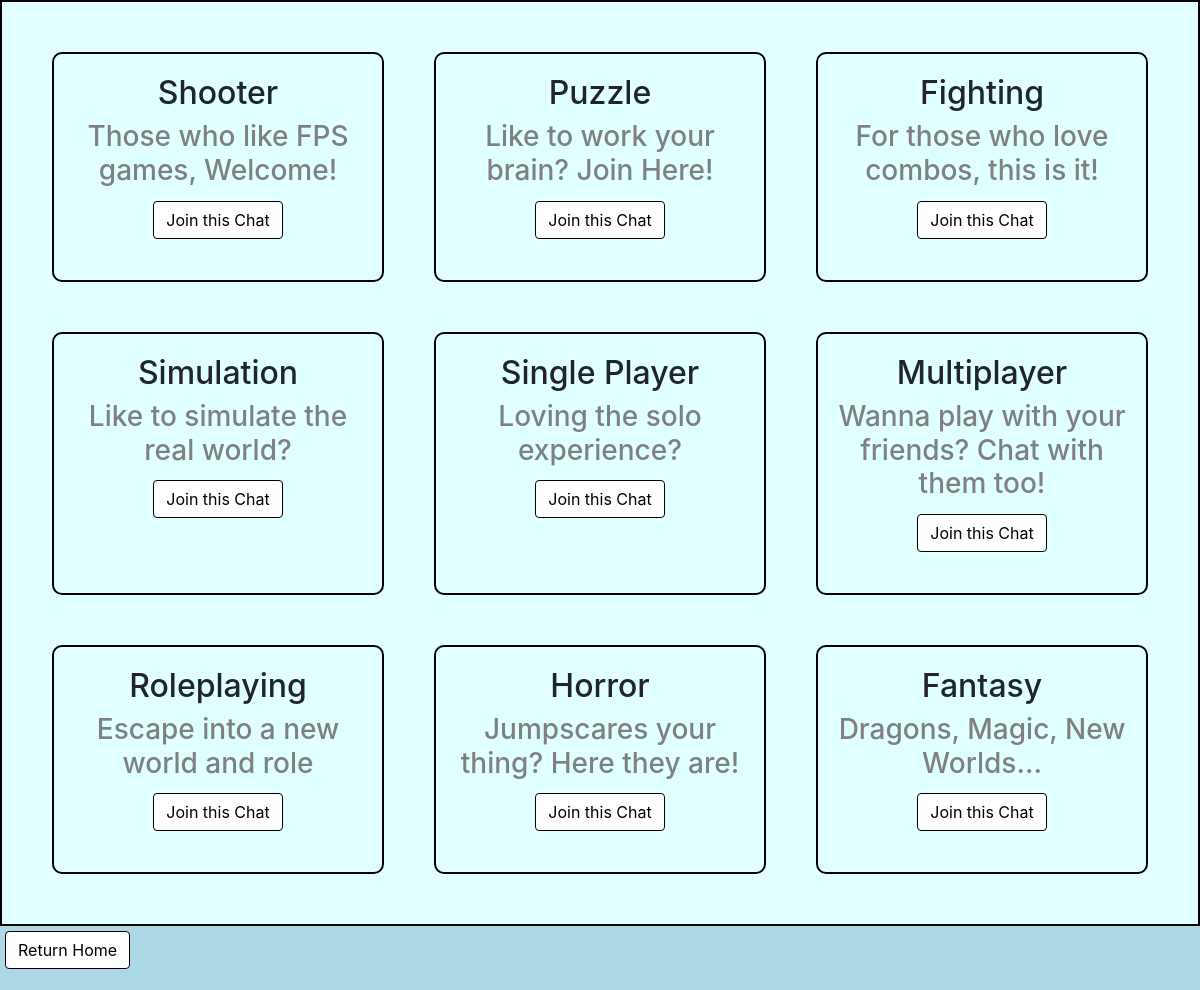
/view_group (signed in), run on the app's committed database.
### app/models.py (models this page shows)
class Groups(db.Model):
    __tablename__ = "Groups"
    id = db.Column(db.Integer, primary_key=True)
    group_name = db.Column(db.String(20))
    desc = db.Column(db.String(50))
    users = db.relationship(
        "UserInfo", secondary=user_group, back_populates="group"
    )
    messages = db.relationship('Messages', backref='groups', lazy='dynamic')

### app/views.py (the view)
@app.route('/view_group', methods=['GET', 'POST'])
def view_group():
    curr_user = session.get('username')
    groups = models.Groups.query.all()
    user = models.UserInfo.query.filter_by(username=curr_user).first()
    for i in user.group:
        temp_g = models.Groups.query.filter_by(id=i.id).first()
        groups.remove(temp_g)
    return render_template('viewgroup.html', title='Groups', groups=groups)

### app/templates/viewgroup.html
{% extends "base.html" %}
{% block content %}
<div class="groups-main">
    <div class="display-games">
        {% for group in groups %}
        <div class="grid-games">
            <h2> {{group.group_name}} </h2>
            <h3 class="split"> {{group.desc}} </h3>
            <form action="/join_group" method="post">
                <button class="btn delete" type="submit" name="add_button" value="{{ group.id }}">Join this Chat</button>
            </form>
        </div>
        {% endfor %}
    </div>
    <form action="/home" method="post">
        <button class="btn delete" type="submit">Return Home</button>
    </form>
</div>
{% endblock %}

### app/static/stylesheet.css (style rules this page uses)
body { background-color: lightblue; }
h2 { text-align: center; }
.btn { border: 1px solid black; background-color: white; color: black; margin: 5px; font-size: 16px; }
.display-games { display: grid; grid-template-columns: repeat(3, 1fr); border: 2px solid black; background-color: lightcyan; text-align: center; padding: 50px 50px 50px 50px; gap: 50px; }
.groups-main { min-width: 840px; }
.grid-games { border: 2px solid black; border-radius: 10px; padding: 20px; }
.split { color: gray; }

### data on the page
Groups: group_name "Shooter", desc "Those who like FPS games, Welcome!", {{ group.id }} 2 (drawn)
Groups: group_name "Puzzle", desc "Like to work your brain? Join Here!", {{ group.id }} 3 (drawn)
Groups: group_name "Fighting", desc "For those who love combos, this is it!", {{ group.id }} 5 (drawn)
Groups: group_name "Simulation", desc "Like to simulate the real world?", {{ group.id }} 7 (drawn)
Groups: group_name "Single Player", desc "Loving the solo experience?", {{ group.id }} 9 (drawn)
Groups: group_name "Multiplayer", desc "Wanna play with your friends? Chat with them too!", {{ group.id }} 10 (drawn)
Groups: group_name "Roleplaying", desc "Escape into a new world and role", {{ group.id }} 11 (drawn)
Groups: group_name "Horror", desc "Jumpscares your thing? Here they are!", {{ group.id }} 14 (drawn)
Groups: group_name "Fantasy", desc "Dragons, Magic, New Worlds...", {{ group.id }} 15 (drawn)
